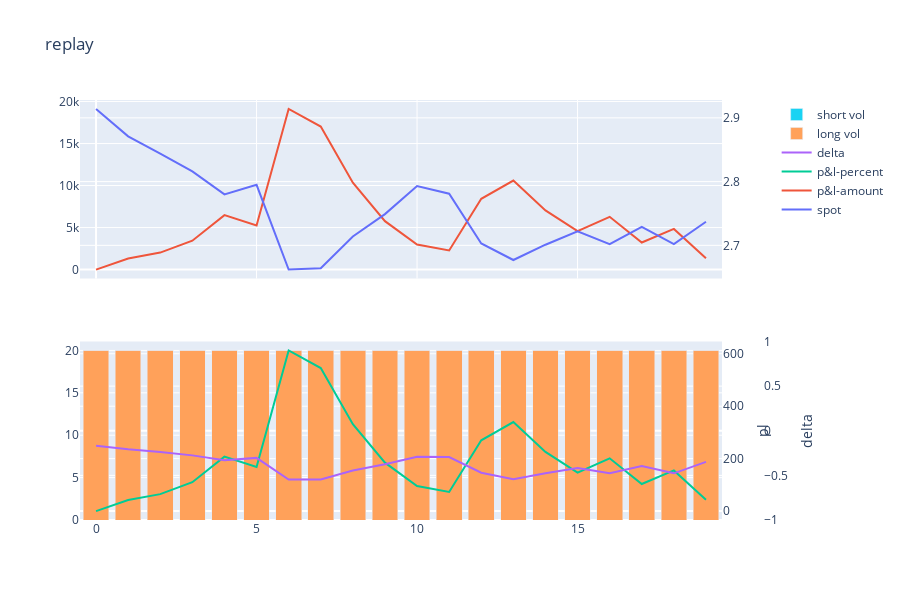

Source (notebook cell):
### Code cell
import plotly.graph_objs as go
from plotly.subplots import make_subplots

replay_df = pd.read_csv("res.csv", parse_dates=True)

fig = make_subplots(rows=2, cols=1, shared_xaxes=True, 
    specs=[
        [{'secondary_y':True}], 
        [{}]])

spot_tr = go.Scatter(x=replay_df.index, y=replay_df['spot'], name='spot')
pl_amt_tr = go.Scatter(x=replay_df.index, y=replay_df['pl_amt'], name='p&l-amount')
fig.add_traces([spot_tr, pl_amt_tr], rows=1, cols=1, secondary_ys=[True, False])

pl_pct_tr = go.Scatter(x=replay_df.index, y=replay_df['pl_pct']*100, name='p&l-percent')
delta_tr = go.Scatter(x=replay_df.index, y=replay_df['delta'], name='delta')
long_vol_tr = go.Bar(x=replay_df.index, y=replay_df['long_vol'], name='long vol')
short_vol_tr = go.Bar(x=replay_df.index, y=replay_df['short_vol'], name='short vol')
fig.add_traces([pl_pct_tr, delta_tr, long_vol_tr, short_vol_tr], rows=2, cols=1)

fig['data'][2]['yaxis'] = 'y4'
fig['data'][3]['yaxis'] = 'y5'
fig['layout']['yaxis4']=dict(
        title="pl",
        overlaying="y3",
        anchor="x2",
        side="right"
        #position=0.15
    )
fig['layout']['yaxis5']=dict(
        title="delta",
        anchor="free",
        overlaying='y3',
        range=[-1, 1],
        side="right",
        position=1
    )
fig.update_layout(barmode='stack', height=600, title='replay')
fig.show()

### Figure 1 — Plotly figure (JSON) as saved in the notebook; plotly's stock layout.template omitted (floating-point values rounded to 4 significant figures)
{"data": [{"name": "spot", "type": "scatter", "x": [0, 1, 2, 3, 4, 5, 6, 7, 8, 9, 10, 11, 12, 13, 14, 15, 16, 17, 18, 19], "xaxis": "x", "y": [2.914, 2.871, 2.844, 2.816, 2.78, 2.795, 2.662, 2.664, 2.714, 2.749, 2.793, 2.781, 2.703, 2.677, 2.701, 2.722, 2.702, 2.729, 2.702, 2.737], "yaxis": "y2"}, {"name": "p&l-amount", "type": "scatter", "x": [0, 1, 2, 3, 4, 5, 6, 7, 8, 9, 10, 11, 12, 13, 14, 15, 16, 17, 18, 19], "xaxis": "x", "y": [0, 1320, 2020, 3440, 6480, 5240, 19120, 17020, 10340, 5760, 2980, 2280, 8420, 10600, 7040, 4580, 6280, 3220, 4840, 1340], "yaxis": "y"}, {"name": "p&l-percent", "type": "scatter", "x": [0, 1, 2, 3, 4, 5, 6, 7, 8, 9, 10, 11, 12, 13, 14, 15, 16, 17, 18, 19], "xaxis": "x2", "y": [0, 42.3, 64.7, 110.3, 207.7, 167.9, 612.8, 545.5, 331.4, 184.6, 95.5, 73.1, 269.9, 339.7, 225.6, 146.8, 201.3, 103.2, 155.1, 42.9], "yaxis": "y4"}, {"name": "delta", "type": "scatter", "x": [0, 1, 2, 3, 4, 5, 6, 7, 8, 9, 10, 11, 12, 13, 14, 15, 16, 17, 18, 19], "xaxis": "x2", "y": [-0.168, -0.208, -0.239, -0.276, -0.33, -0.304, -0.547, -0.545, -0.445, -0.375, -0.291, -0.295, -0.47, -0.542, -0.477, -0.418, -0.476, -0.394, -0.477, -0.349], "yaxis": "y5"}, {"name": "long vol", "type": "bar", "x": [0, 1, 2, 3, 4, 5, 6, 7, 8, 9, 10, 11, 12, 13, 14, 15, 16, 17, 18, 19], "xaxis": "x2", "y": [20, 20, 20, 20, 20, 20, 20, 20, 20, 20, 20, 20, 20, 20, 20, 20, 20, 20, 20, 20], "yaxis": "y3"}, {"name": "short vol", "type": "bar", "x": [0, 1, 2, 3, 4, 5, 6, 7, 8, 9, 10, 11, 12, 13, 14, 15, 16, 17, 18, 19], "xaxis": "x2", "y": [0, 0, 0, 0, 0, 0, 0, 0, 0, 0, 0, 0, 0, 0, 0, 0, 0, 0, 0, 0], "yaxis": "y3"}], "layout": {"barmode": "stack", "height": 600, "title": {"text": "replay"}, "xaxis": {"anchor": "y", "domain": [0, 0.94], "matches": "x2", "showticklabels": false}, "xaxis2": {"anchor": "y3", "domain": [0, 0.94]}, "yaxis": {"anchor": "x", "domain": [0.575, 1]}, "yaxis2": {"anchor": "x", "overlaying": "y", "side": "right"}, "yaxis3": {"anchor": "x2", "domain": [0, 0.425]}, "yaxis4": {"anchor": "x2", "overlaying": "y3", "side": "right", "title": {"text": "pl"}}, "yaxis5": {"anchor": "free", "overlaying": "y3", "position": 1, "range": [-1, 1], "side": "right", "title": {"text": "delta"}}}}
